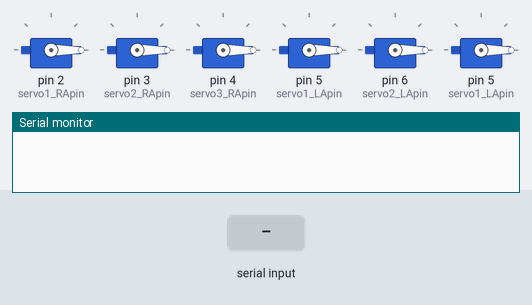
Bench run of a sketch on a simulated Arduino Uno, built with avr-gcc and run on an emulated ATmega328P. On the bench: 6 × servo, the last lines printed to the serial monitor. The inputs (shaded band) are chosen by the test bench.

Above: at 1.2 s.
1.3 s: "A" received over Serial
At 1.96 s:
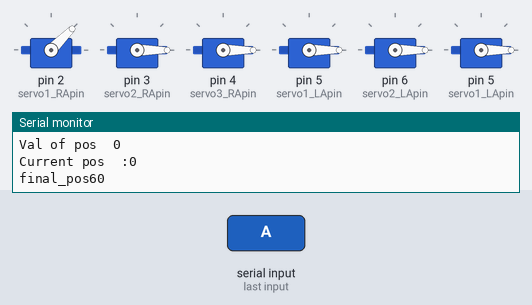
At 3.3 s:
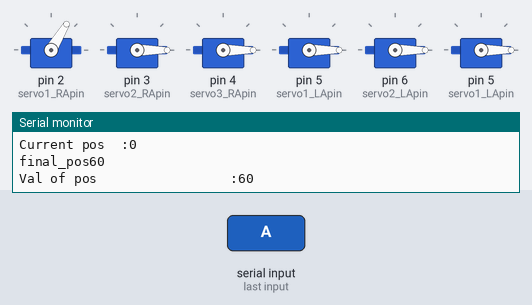
3.6 s: "A" received over Serial
At 5.2 s:
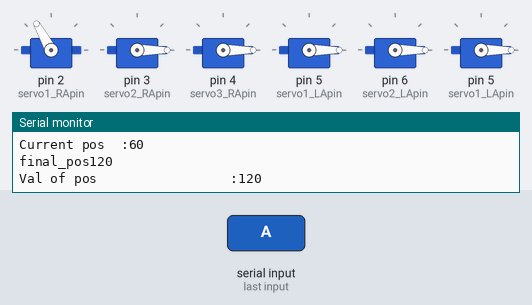
Timing chart, 0 to 6.7 s (numbered marks = the images above; inputs shaded):
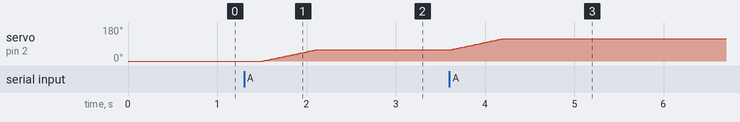

Measured:
- after the input at 1.3 s, servo on pin 2 (servo1_RApin): moves from 0° to 59° over 0.58 s, starting after 0.21 s
- after the input at 3.6 s, servo on pin 2 (servo1_RApin): moves from 59° to 119° over 0.60 s, starting at once

The sketch:

servo_armnew.ino
```cpp
#include<Servo.h>

Servo servo1_RA;
Servo servo2_RA;
Servo servo3_RA;

Servo servo1_LA;
Servo servo2_LA;
Servo servo3_LA;

int servo1_RApin=2;
int servo2_RApin=3;
int servo3_RApin=4;

int servo1_LApin=5;
int servo2_LApin=6;
int servo3_LApin=7;


int i=0;

class Servo_Motor
{
  public:
  int deg=0,pos,dir=0;
  void move_Motor(int deg,int pos,int dir);
  int update_pos(int curr_pos,int final_pos);     //i will contain the pos of current passing object
}m1_RA,m2_RA,m3_RA,m1_LA,m2_LA,m3_LA;

void setup()
{
  Serial.begin(9600);
  m1_RA.pos=0,m2_RA.pos=0,m3_RA.pos=0,m1_LA.pos=0,m2_LA.pos=0,m3_LA.pos=0;
  servo1_RA.attach(servo1_RApin);
  servo2_RA.attach(servo2_RApin);
  servo3_RA.attach(servo3_RApin);

  servo1_LA.attach(servo1_LApin);
  servo2_LA.attach(servo2_LApin);
  servo3_LA.attach(servo1_LApin);


  servo1_RA.write(0);
  servo2_RA.write(0);
  servo3_RA.write(0);

  servo1_LA.write(0);
  servo2_LA.write(0);
  servo3_LA.write(0);


  }


void loop()
{
  char check=0;
  if(Serial.available())
  {
    check=Serial.read();
    Serial.println(check);
    }

switch(check)
{
  case 'A':
  m1_RA.move_Motor(60,m1_RA.pos,1);
  /*case 'B':
  m2_RA.move_Motor(60,m2_RA.pos,1);
  case 'C':
  m3_RA.move_Motor(60,m3_RA.pos,1);*/


  }

 delay(500);
 }


 void Servo_Motor::move_Motor(int deg,int pos,int dir)
{
  if(dir==1)                //rotate clockwise
  {
    Serial.println("Executing cond ");
    Serial.print("Val of pos  ");
    Serial.println(pos);
    if(m1_RA.pos<179)
      {
        int a=update_pos(pos,deg);
        for(i=m1_RA.pos;i<a;i++){
          servo1_RA.write(i);
          delay(10);
          }
        m1_RA.pos=a;
        Serial.print("Val of pos                 :");
        Serial.println(m1_RA.pos);
       }

    }


 }

  int Servo_Motor::update_pos(int curr_pos,int final_pos)
  {
    Serial.print("Current pos  :");
    Serial.println(curr_pos);
    Serial.print("final_pos");
    final_pos=curr_pos+final_pos;
    Serial.println(final_pos);
    return final_pos;


    }
```
